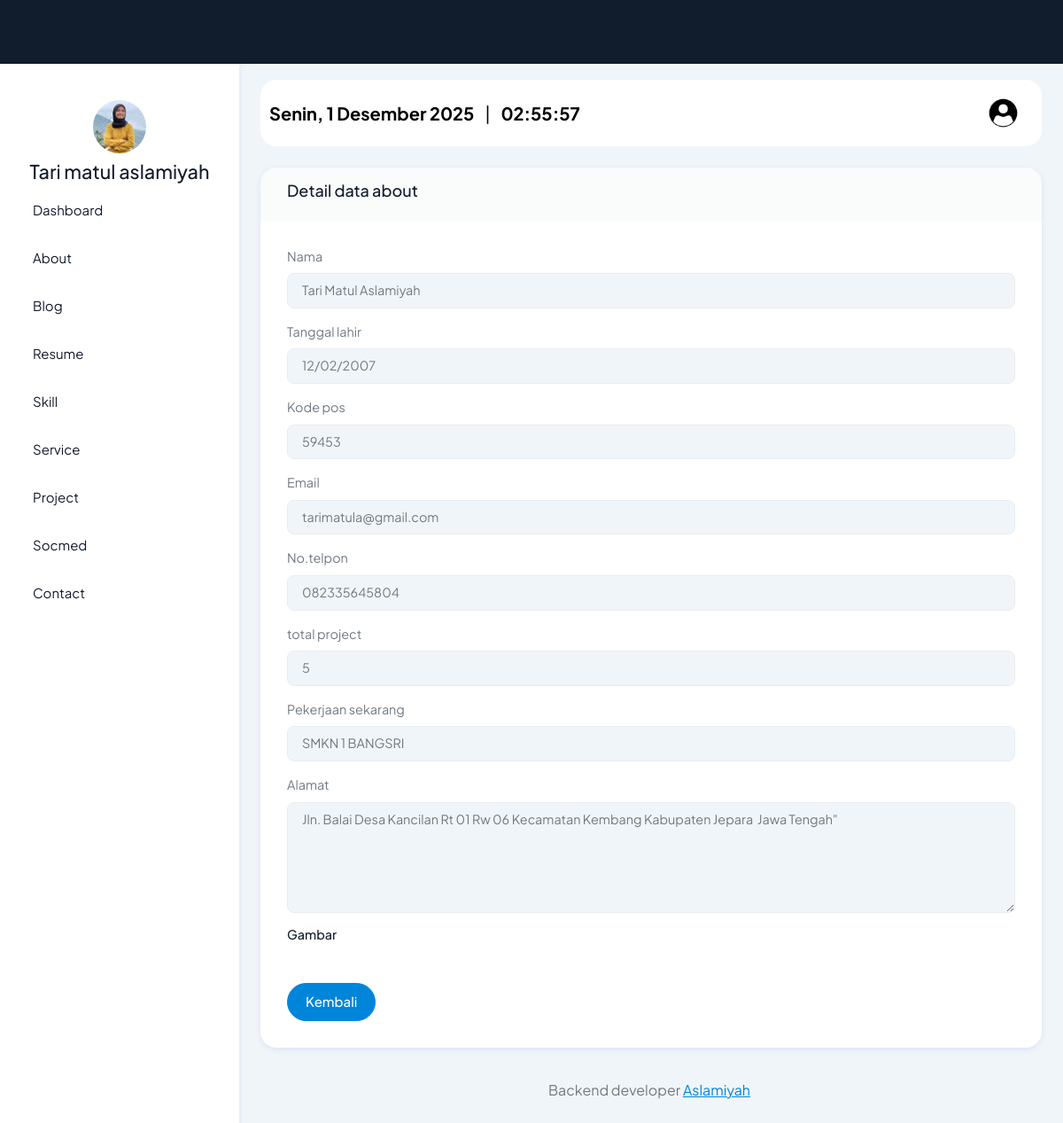
/pages/about/detail.php?id=1 (signed in), run on the app's committed database.
### tables this page shows
CREATE TABLE `abouts` (
  `id` bigint NOT NULL,
  `name` varchar(255) NOT NULL,
  `born` date NOT NULL,
  `address` text NOT NULL,
  `zip_code` int NOT NULL,
  `email` varchar(255) NOT NULL,
  `phone` varchar(255) NOT NULL,
  `total_project` int NOT NULL,
  `work` varchar(255) NOT NULL,
  `image` text NOT NULL
);

### actions/about/show.php (called while the page is built, shortened)
<?php
$id = $_GET['id'];
$qSelect = "SELECT * FROM abouts WHERE id='$id'";
$result = mysqli_query($connect, $qSelect) or die(mysqli_error($connect));
$about = $result->fetch_object();
?>

### pages/about/detail.php (the view, shortened to what this page needs)
<?php
  include '../../partials/header.php';
  include '../../partials/sidebar.php';
  include '../../partials/navbar.php';
?>
<div class="row">
    <div class="col-12">
        <div class="card">
            <div class="card-header">
                <h5>Detail data about</h5>
            </div>
            <div class="card-body">
                <?php
                    include '../../actions/about/show.php';
                ?>
                <form>
                    <div class="mb-3">
                        <label for="nameInput" class="form-label">Nama</label>
                        <input type="text"  class="form-control"  value="<?=$about->name?>" disabled>
                    </div>
                    <div class="mb-3">
                        <label for="bornInput" class="form-label">Tanggal lahir</label>
                        <input type="date" class="form-control"  value="<?=$about->born?>" disabled>
                    </div>
                    <div class="mb-3">
                        <label for="zip_codeInput" class="form-label">Kode pos</label>
                        <input type="number" class="form-control"  value="<?=$about->zip_code?>" disabled>
                    </div>
                    <div class="mb-3">
                        <label for="emailInput" class="form-label">Email</label>
                        <input type="email" class="form-control"  value="<?=$about->email?>" disabled>
                    </div>
                    <div class="mb-3">
                        <label for="phoneInput" class="form-label">No.telpon</label>
                        <input type="text" class="form-control"   value="<?=$about->phone?>" disabled>
                    </div>
                    <div class="mb-3">
                        <label for="total_projectInput" class="form-label"> total project</label>
                        <input type="number" class="form-control"   value="<?=$about->total_project?>" disabled>
                    </div>
                    <div class="mb-3">
                        <label for="workInput" class="form-label">Pekerjaan sekarang</label>
                        <input type="text" class="form-control" value="<?=$about->work?>" disabled>
                    </div>
                    <div class="mb-3">
                        <label for="addressInput" class="form-label">Alamat</label>
                        <textarea class="form-control" rows="5" disabled><?=$about->address?>"</textarea>
                    </div>
                    <div class="mb-3">
                        <h6>Gambar</h6>
                    </div>
                    <a href="./index.php" class="btn btn-primary">Kembali</a>
                </form>
            </div>
        </div>
    </div>
</div>
<?php
include '../../partials/footer.php';
include '../../partials/script.php';
?>

### data on the page
abouts: name "Tari Matul Aslamiyah", born "12/02/2007", zip_code "59453", email "tarimatula@gmail.com", phone "082335645804", total_project "5", work "SMKN 1 BANGSRI", address "Jln. Balai Desa Kancilan Rt 01 Rw 06 Kecamatan Kembang Kabupaten Jepara Jawa Tengah\""
